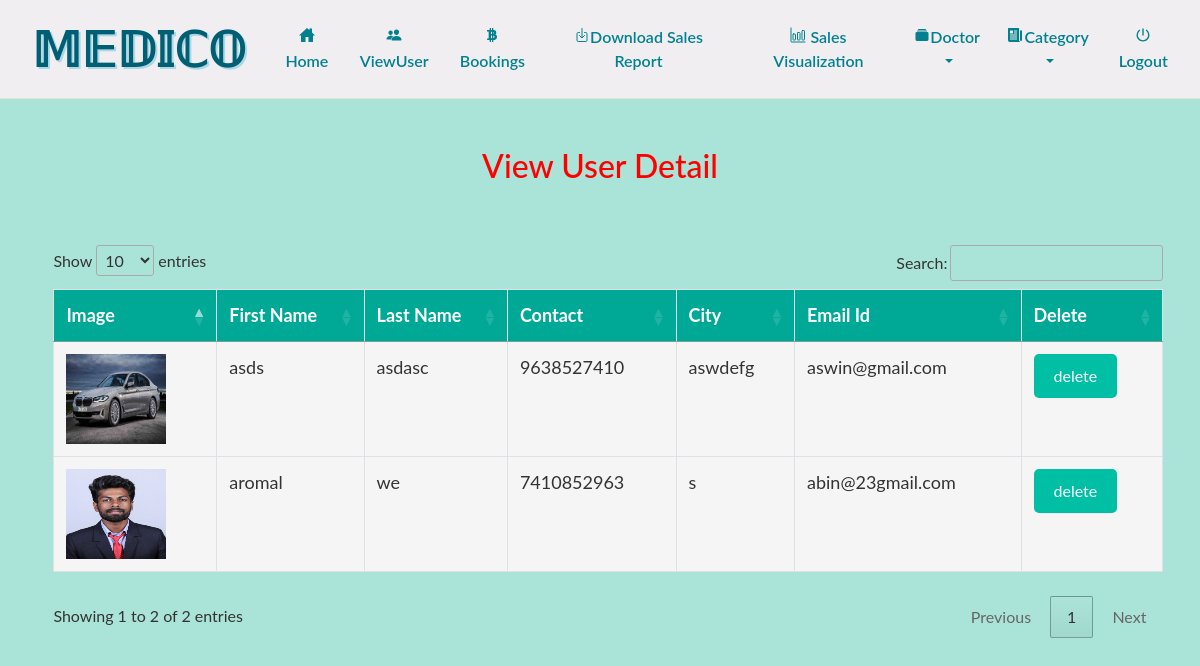
/view_user (signed in), run on the app's committed database.
### grocery/models.py (models this page shows, shortened)
class Profile(models.Model):
    user = models.ForeignKey(User, on_delete=models.CASCADE, null=True)
    dob = models.DateField(null=True)
    city = models.CharField(max_length=30, null=True)
    address = models.CharField(max_length=50, null=True)
    contact = models.CharField(max_length=10, null=True)
    image = models.FileField(null=True)

### grocery/views.py (the view)
# urls.py: path('view_user',View_user,name="view_user"),
def View_user(request):
    if not request.user.is_authenticated:
        return redirect('login_admin')
    pro = Profile.objects.all()
    d = {'user': pro}
    return render(request, 'view_user.html', d)

### grocery/templates/view_user.html (shortened to what this page needs)
{% extends 'navigation.html' %}
{% load static %}
{% block body %}
<center><h2 style="color:red;margin-top:4%">View User Detail</h2></center>
<div  class="container-fluid">
    <center>
    <div class="container">
        <table class="table table-bordered" id="myTable">
  <thead>
  <tr>
    <th>Image</th>
    <th>First Name</th>
    <th>Last Name</th>
      <th>Contact</th>
      <th>City</th>
    <th>Email Id</th>
    <th>Delete</th>
  </tr>
  </thead>
   <tbody>
    {% for i in user %}
  <tr>
    <td><img src="{{i.image.url}}" style="width:100px;height:90px"></td>
    <td>{{i.user.first_name}}</td>
    <td>{{i.user.last_name}}</td>
      <td>{{i.contact}}</td>
      <td>{{i.city}}</td>
      <td>{{i.user.email}}</td>
    <td><a href="{% url 'delete_user' i.user.id %}" onclick="return confirm('Are you sure?')"><button class="button button1">delete</button></a></td>
  </tr>
    {% endfor %}
    </tbody>
</table>
 </div></center>
</div>
{% endblock %}

### grocery/templates/navigation.html (shortened to what this page needs)
<!DOCTYPE html>
<html lang="en">
<head>
    {% load static %}
    <link rel="stylesheet" href="https://maxcdn.bootstrapcdn.com/bootstrap/4.0.0/css/bootstrap.min.css">
    <link rel="stylesheet" href="//cdn.datatables.net/1.10.19/css/jquery.dataTables.min.css">
    <link rel="stylesheet" href="https://cdnjs.cloudflare.com/ajax/libs/font-awesome/4.7.0/css/font-awesome.min.css">
</head>
<body style="background-color:rgb(170, 228, 216)">
<nav class="navbar navbar-expand-sm" style="background-color : #f1eef1 ; border-bottom:1px solid #e0e9cd">
    <a class="navbar-brand pl-3" href="#" style="color: blue; font-weight: bold; font-size: 3rem; text-shadow: 2px 2px lightblue;">𝕄𝔼𝔻𝕀ℂ𝕆</a>
    <div class="collapse navbar-collapse" id="collapsibleNavbar">
        <ul class="navbar-nav pl-2 text-center">
            {% if request.user.is_staff %}
            <li class="nav-item">
                <a class="nav-link" href="{% url 'admin_home' %}" style="color:rgb(0, 0, 0)"><ion-icon style="margin-right:0px" name="home-sharp"></ion-icon>Home</a>
            </li>
            <li class="nav-item">
                <a class="nav-link" href="{% url 'view_user' %}" style="color:rgb(2, 1, 1)"><ion-icon style="margin-right:0px" name="people"></ion-icon>ViewUser</a>
            </li>
            <li class="nav-item">
                <a class="nav-link" href="{% url 'admin_viewBooking' %}" style="color:rgb(0, 0, 0)"><ion-icon style="margin-right:0px" name="logo-bitcoin"></ion-icon>Bookings</a>
            </li>
            <li class="nav-item">
                <a class="nav-link" href="{% url 'sales_report' %}">
                    <ion-icon style="margin-right: 0px" name="download-outline"></ion-icon>Download Sales Report
                </a>
            </li>
            <li class="nav-item">
                <a class="nav-link" href="{% url 'sales_visualization' %}">
                    <ion-icon style="margin-right: 0px" name="bar-chart-outline"></ion-icon> Sales Visualization
                </a>
            </li>
            <li class="nav-item dropdown">
                <a class="nav-link dropdown-toggle" data-toggle="dropdown" href="#" role="button" aria-haspopup="true" aria-expanded="false" style="color:rgb(0, 0, 0)"><ion-icon style="margin-right:0px" name="albums"></ion-icon>Doctor</a>
            </li>
            <li class="nav-item dropdown">
                <a class="nav-link dropdown-toggle" data-toggle="dropdown" href="#" role="button" aria-haspopup="true" aria-expanded="false" style="color:rgb(0, 0, 0)"><ion-icon style="margin-right:1px" name="newspaper-sharp"></ion-icon>Category</a>
            </li>
            {% endif %}
            {% if request.user.username %}
                <li class="nav-item">
                    <a class="nav-link" href="{% url 'logout' %}" style="color:rgb(0, 0, 0)"><ion-icon style="margin-right:1px" name="power-sharp"></ion-icon>Logout</a>
                </li>
            {% endif %}
        </ul>
    </div>
</nav>
{% block body %}
{% endblock %}
</body>
</html>

### grocery/templates/navigation.html (style rules this page uses)
body { font-family: 'Lato', sans-serif; background-image: url('https://wallpaperaccess.com/full/505754.png'); background-size: cover; background-attachment: fixed; background-repeat: no-repeat; color: #333; }
.navbar { background-color: rgba(255, 255, 255, 0.9); border-bottom: 1px solid #dee2e6; }
.navbar-brand { font-size: 2.5rem; color: #005f73 !important; font-weight: bold; text-shadow: 1px 1px 2px rgba(0, 95, 115, 0.2); }
.navbar-nav .nav-link { color: #028090 !important; font-weight: 600; padding: 12px; transition: background-color 0.3s ease, color 0.3s ease; }
#myTable { width: 100%; border-collapse: collapse; margin: 20px 0; font-size: 18px; text-align: left; border: 1px solid #dee2e6; }
#myTable th { background-color: #00a896; color: white; padding: 12px; }
#myTable td { background-color: #f5f5f5; padding: 12px; }
.button { background-color: #00bfa5; border: none; color: white; padding: 10px 20px; text-align: center; font-size: 16px; border-radius: 5px; transition: background-color 0.3s ease; }

### grocery/templates/view_user.html (style rules this page uses)
.container { border-radius:6px; margin:2%; }
.container-fluid { margin-top:5%; }

### data on the page
Profile: image (picture), user.first_name "asds", user.last_name "asdasc", contact "9638527410", city "aswdefg", user.email "aswin@gmail.com"
Profile: image (picture), user.first_name "aromal", user.last_name "we", contact "7410852963", city "s", user.email "abin@23gmail.com"
